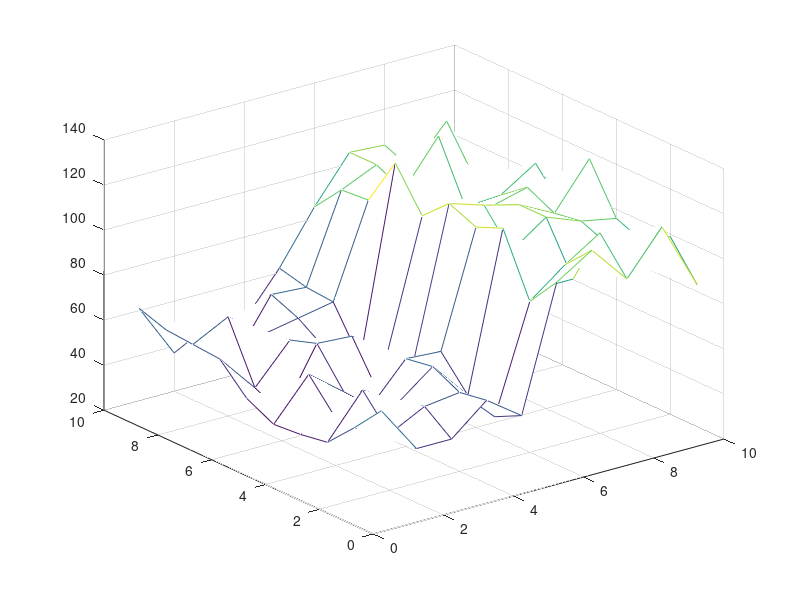

MATLAB code for this plot: (Note: this script raises an error after producing the figure.)
% testing modifications of BP for neurons

im = zeros(10,10,'int32');
im(:,1:5) = 50;
im(:,6:end) = 100;
im = im + int32(10*randn(size(im)));
mesh(im);

levels = int32(1:128);
bp = SumProductBP(im, levels, 10, 5);
for i = 1:30
    tic, bp.iterate(); toc
    result = getMAP(bp);
    figure(1), set(gcf, 'Position', [217   374   560   420])
    mesh(result), pause(.01)
%     imagesc(result), pause(.01)
end

